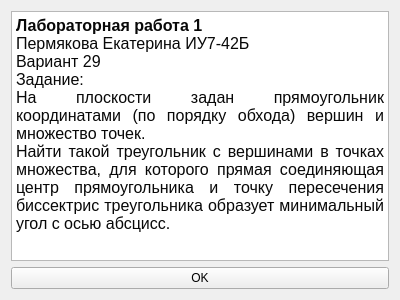
<?xml version="1.0" encoding="UTF-8"?>
<ui version="4.0">
 <class>Form</class>
 <widget class="QWidget" name="Form">
  <property name="geometry">
   <rect>
    <x>0</x>
    <y>0</y>
    <width>400</width>
    <height>300</height>
   </rect>
  </property>
  <property name="windowTitle">
   <string>Form</string>
  </property>
  <layout class="QVBoxLayout" name="verticalLayout">
   <item>
    <widget class="QTextEdit" name="textEdit">
     <property name="html">
      <string>&lt;!DOCTYPE HTML PUBLIC &quot;-//W3C//DTD HTML 4.0//EN&quot; &quot;http://www.w3.org/TR/REC-html40/strict.dtd&quot;&gt;
&lt;html&gt;&lt;head&gt;&lt;meta name=&quot;qrichtext&quot; content=&quot;1&quot; /&gt;&lt;style type=&quot;text/css&quot;&gt;
p, li { white-space: pre-wrap; }
&lt;/style&gt;&lt;/head&gt;&lt;body style=&quot; font-family:'MS Shell Dlg 2'; font-size:7.875pt; font-weight:400; font-style:normal;&quot;&gt;
&lt;p align=&quot;justify&quot; style=&quot; margin-top:0px; margin-bottom:0px; margin-left:0px; margin-right:0px; -qt-block-indent:0; text-indent:0px; background-color:#ffffff;&quot;&gt;&lt;span style=&quot; font-family:'JetBrains Mono','monospace'; font-size:12pt; font-weight:600; color:#080808; background-color:#ffffff;&quot;&gt;Лабораторная работа 1&lt;/span&gt;&lt;span style=&quot; font-family:'JetBrains Mono','monospace'; font-size:12pt; color:#080808;&quot;&gt;&lt;br /&gt;Пермякова Екатерина ИУ7-42Б&lt;br /&gt;Вариант 29&lt;br /&gt;Задание:&lt;br /&gt;На плоскости задан прямоугольник координатами (по порядку обхода) вершин и множество точек.&lt;br /&gt;Найти такой треугольник с вершинами в точках множества, для которого прямая соединяющая центр прямоугольника и точку пересечения биссектрис треугольника образует минимальный угол с осью абсцисс.&lt;/span&gt;&lt;/p&gt;&lt;/body&gt;&lt;/html&gt;</string>
     </property>
    </widget>
   </item>
   <item>
    <widget class="QPushButton" name="ok_pbtn">
     <property name="text">
      <string>OK</string>
     </property>
    </widget>
   </item>
  </layout>
 </widget>
 <resources/>
 <connections/>
</ui>
